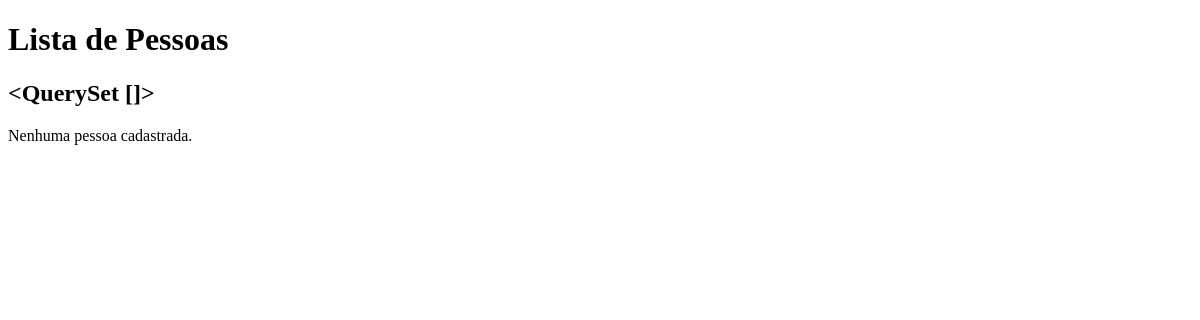
Page /pessoas/ on the earlier database version.
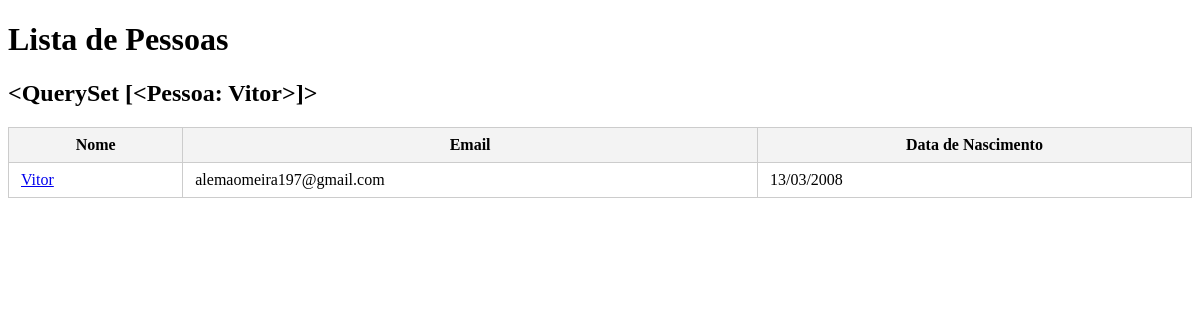
Same page on the later database version.
### website/institucional/models.py (models this page shows)
class Pessoa(models.Model):
    nome = models.CharField(max_length=100)
    email = models.EmailField(unique=True)
    data_nascimento = models.DateField(null=True,blank=True)
    def __str__(self):
        return self.nome

### website/institucional/views.py (the view)
# urls.py: path('pessoas/', views.lista_pessoas, name='lista_pessoas'),
def lista_pessoas(request):
    pessoas = Pessoa.objects.all().order_by('nome')
    return render(request, 'pessoas.html', {'pessoas': pessoas})

### website/institucional/templates/pessoas.html (shortened to what this page needs)
<!DOCTYPE html>
<html lang="pt-br">
<head>
</head>
<body>
    <h1>Lista de Pessoas</h1>
    <h2>{{pessoas}}</h2>
    {% if pessoas %}
        <table>
            <thead>
                <tr>
                    <th>Nome</th>
                    <th>Email</th>
                    <th>Data de Nascimento</th>
                </tr>
            </thead>
            <tbody>
                {% for pessoa in pessoas %}
                    <tr>
                        <td><a href="{% url 'pessoa_detalhe' pessoa.id %}">{{ pessoa.nome }}</a></td>
                        <td>{{ pessoa.email }}</td>
                        <td>{{ pessoa.data_nascimento|date:"d/m/Y" }}</td>
                    </tr>
                {% endfor %}
            </tbody>
        </table>
    {% else %}
        <p>Nenhuma pessoa cadastrada.</p>
    {% endif %}
</body>
</html>

### website/institucional/templates/pessoas.html (style rules this page uses)
table { width: 100%; border-collapse: collapse; margin-top: 20px; }
th, td { padding: 8px 12px; border: 1px solid #ccc; }
th { background-color: #f3f3f3; }

Differences in the rows shown:
added Pessoa: nome "<QuerySet [<Pessoa: Vitor>]>", nome "Vitor", email "alemaomeira197@gmail.com", data_nascimento "13/03/2008"
Other differences:
{{ pessoas }}: "<QuerySet []>" → (not shown)
text no longer shown: "Nenhuma pessoa cadastrada."
text now shown: "Nome Email Data de Nascimento"
